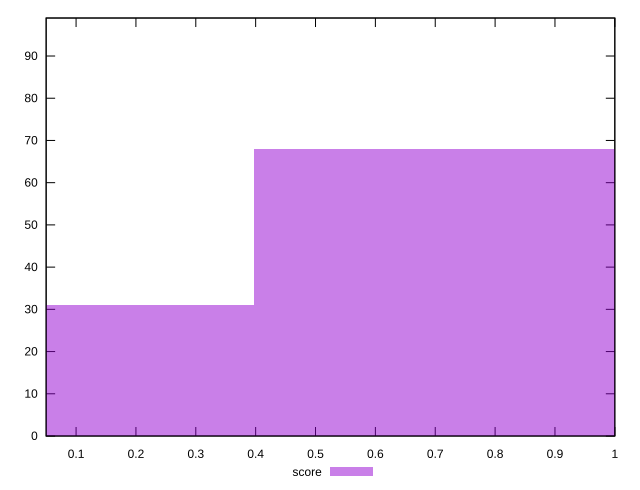

Source code (gnuplot):
reset

$score <<EOF
0 31
0.7948415359891675 68
EOF

set key outside below
set boxwidth 0.7948415359891675
set xrange [0.05:1]
set yrange [0:99]
set trange [0:99]
set style fill transparent solid 0.5 noborder
set terminal svg size 640, 490 enhanced background rgb 'white'
set output "reports/report_00027_2021-02-24T12-40-31.850Z/total-blocking-time/samples/card/score/histogram.svg"

plot $score title "score" with boxes

reset
